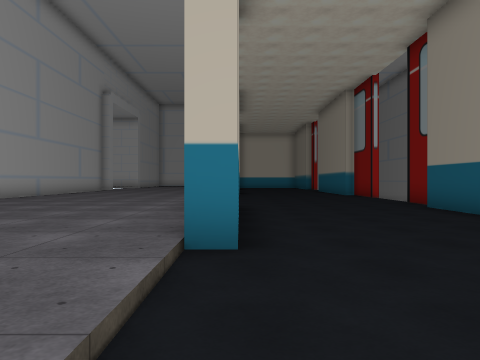
[1] (above)

24 first-person views from a walk through a 3-D level made in the Unity game engine. The camera is 1.3 m above the floor, looks level and sees 70° across. The floor is counted in squares, 2 m on a side. Each view is taken from the middle of a square. On the plan, view 1 faces up. The plan holds only what a view shows up to about 10 squares ahead; the rest is blank. The place goes on beyond the plan. The player character is not drawn. Some surface patterns are stand-ins.

[2]
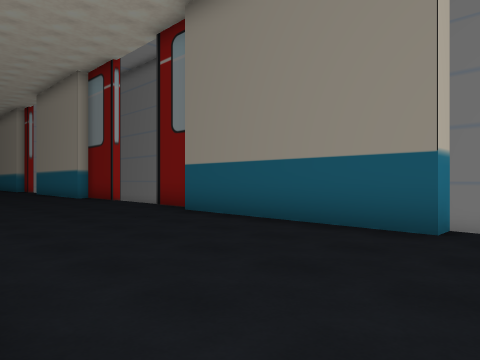

[3]
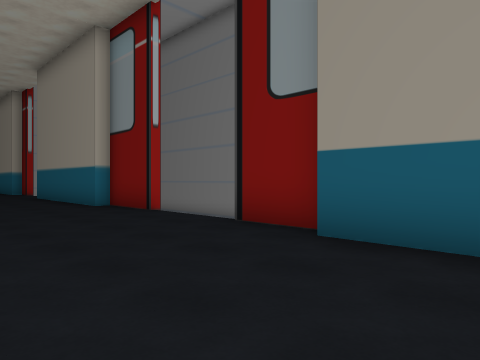

[4]
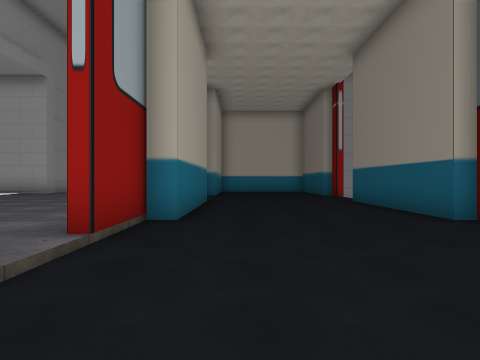

[5]
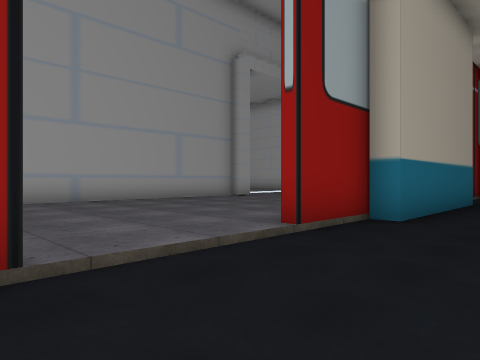

[6]
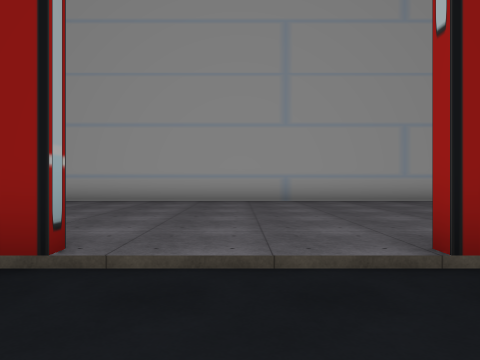

[7]
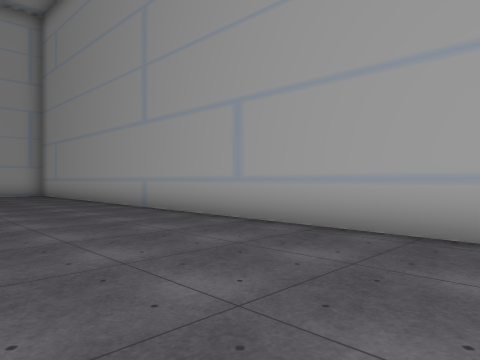

[8]
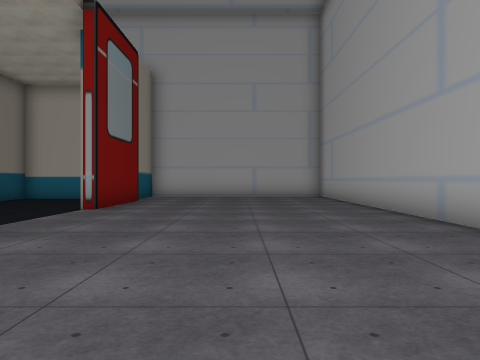

[9]
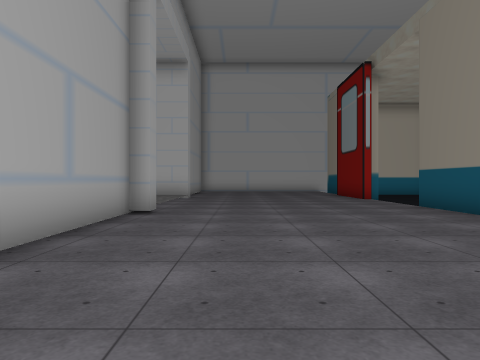

[10]
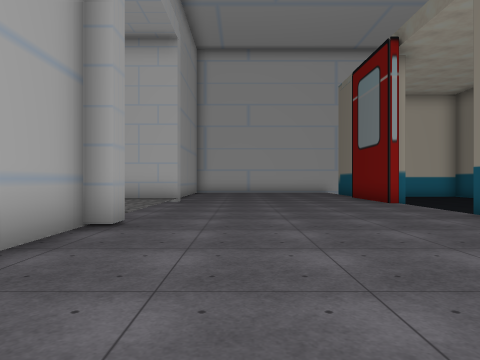

[11]
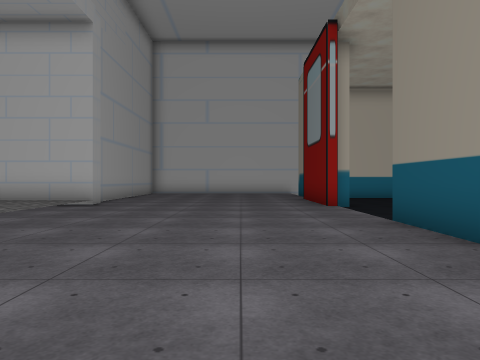

[12]
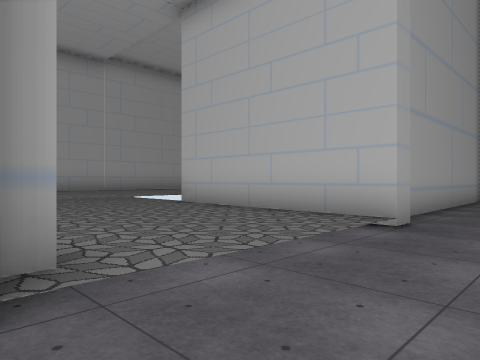

[13]
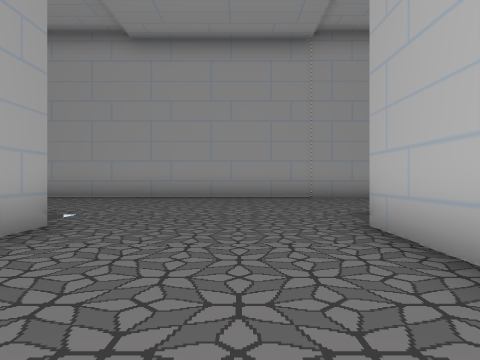

[14]
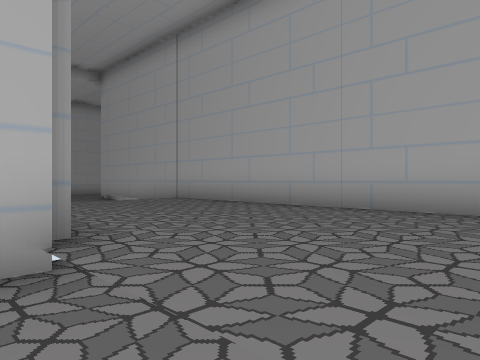

[15]
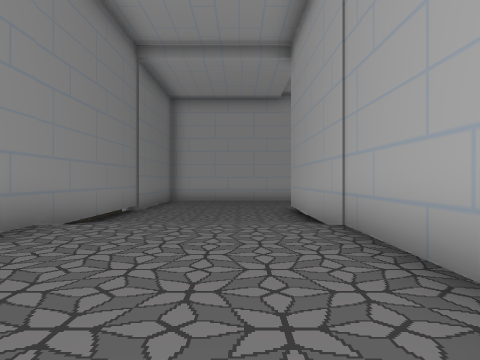

[16]
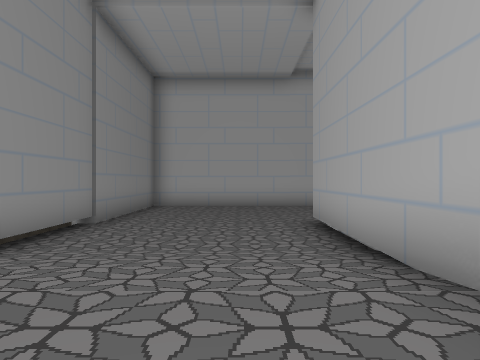

[17]
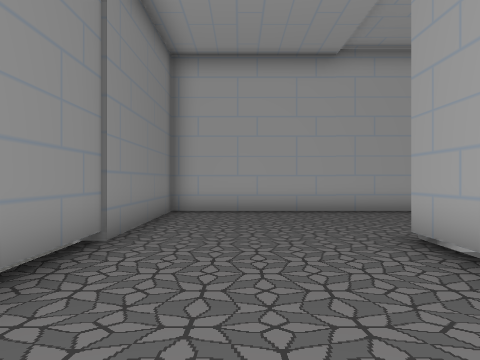

[18]
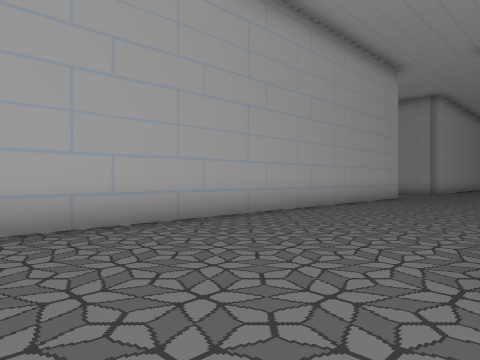

[19]
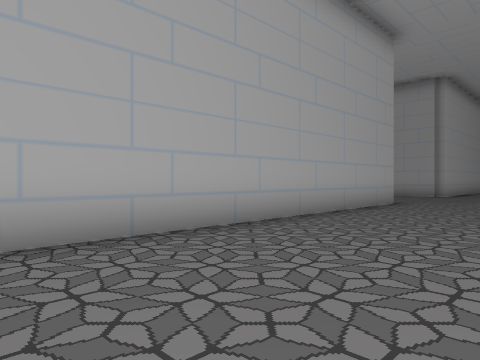

[20]
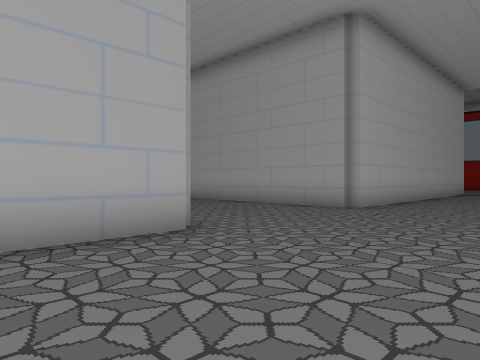

[21]
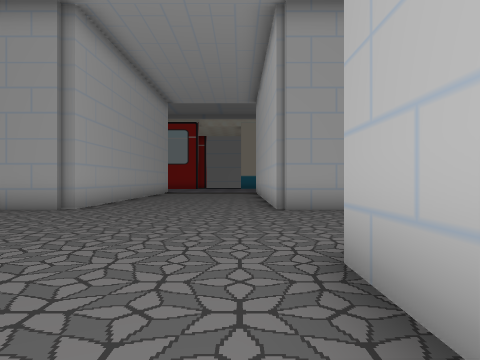

[22]
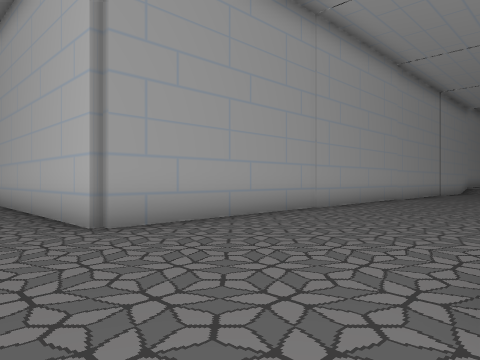

[23]
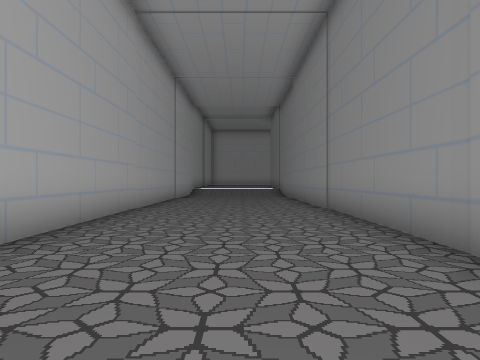

[24]
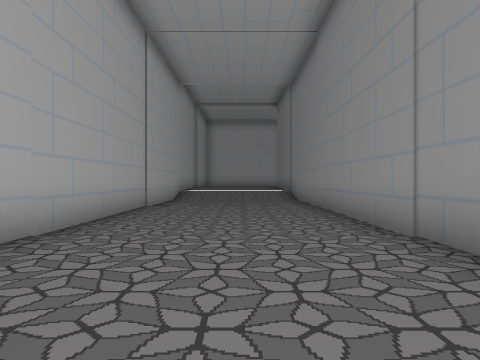

### Floor plan
Key: @ floor where view 1 was taken; # wall or solid block; x gap in a wall; . main floor; : floor 0.25 m higher than the main floor; - floor 0.25 m lower than the main floor; + floor 0.5 m higher than the main floor; / step, stairs or slope; v drop or lower ground.
Columns run from 37 left of view 1 to 5 right of it. Each row starts with its distance up from view 1.
 24      #....#         #++++     ......##-
 23      #....#         #++++######.....#--
 22      #....#         #+++++::::/......--
 21      #....#         #+++++::::/......-
 20      #....#         #+++++::::/......-
 19      #....#         #+++++::::/......#----#
 18      #....#         #++++##  ##......#----#
 17      #....#         #++++    #.......#----#
 16      #....#         #++++    #.......#----#
 15      #....#         #++++    #......##----#
 14      #....#         #++++#   #......#-----#
 13      #....#         #++++#   #......#-----#
 12      #....          #////#   #.......-----v
 11      #....          #....#   #.......-----v
 10      #....          #....#   #.......-----x
  9      #....          #....#   #......#-----#
  8 ######....###       #....#   #......  ----#
  7   ............ ..........#   #....... ----#
  6    ......................#   #....... ----#
  5   .......................#   #....... ----#
  4   .......................#   #.......#----#
  3   ####....################   #.......-----x
  2      #....                   #.......----
  1      #....                   #.......--
  0      #...                    #......#@--
 -1                              #......##--
 -2                              #.......#--

Where each view was taken, in squares from view 1:
view 1: 0 up, 0 right, facing up
view 2: 2 up, 0 right, facing up-right
view 3: 6 up, 1 right, facing up-right
view 4: 9 up, 1 right, facing up
view 5: 9 up, 2 right, facing up-left
view 6: 11 up, 2 right, facing left
view 7: 10 up, 3 left, facing down-left
view 8: 8 up, 4 left, facing down
view 9: 11 up, 5 left, facing up
view 10: 13 up, 5 left, facing up
view 11: 14 up, 3 left, facing up
view 12: 18 up, 5 left, facing up-left
view 13: 21 up, 7 left, facing left
view 14: 21 up, 11 left, facing down-left
view 15: 18 up, 15 left, facing down
view 16: 15 up, 15 left, facing down
view 17: 13 up, 14 left, facing down
view 18: 8 up, 14 left, facing down-left
view 19: 7 up, 17 left, facing down-left
view 20: 7 up, 24 left, facing down-left
view 21: 7 up, 24 left, facing left
view 22: 6 up, 27 left, facing up-left
view 23: 10 up, 29 left, facing up
view 24: 14 up, 29 left, facing up
